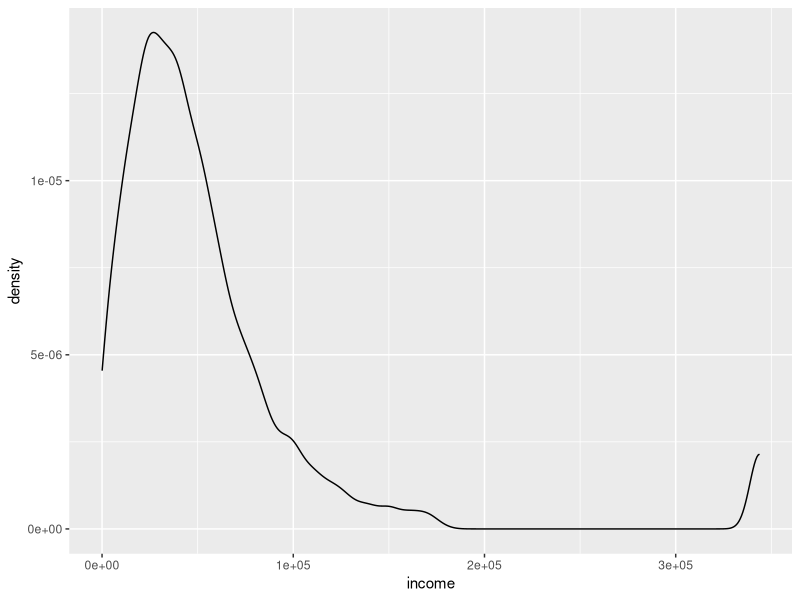
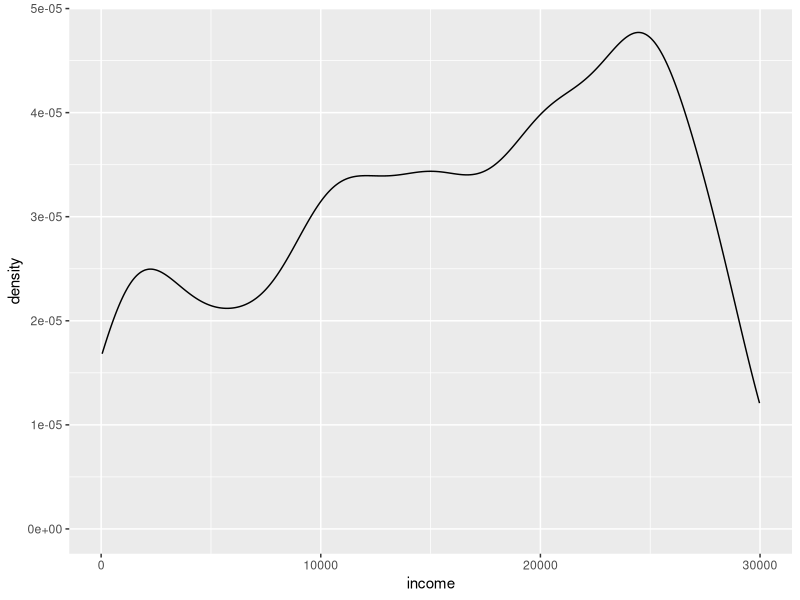
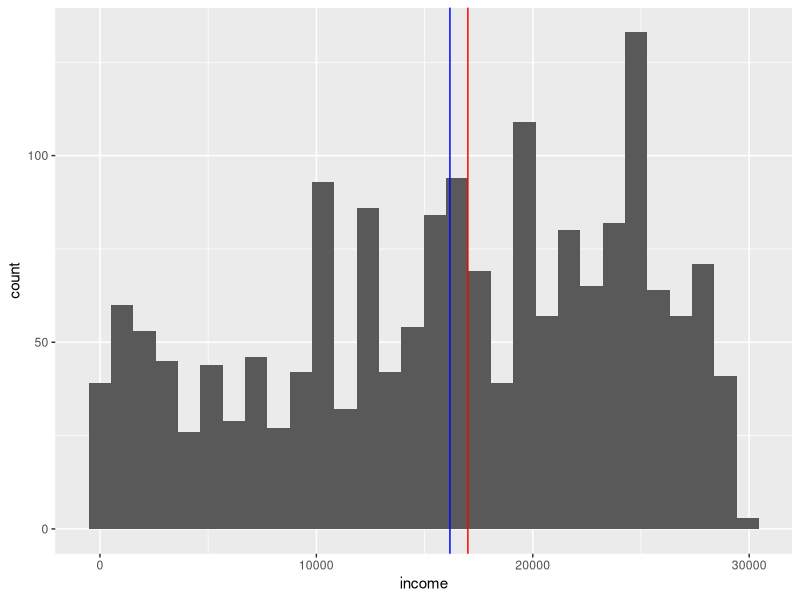
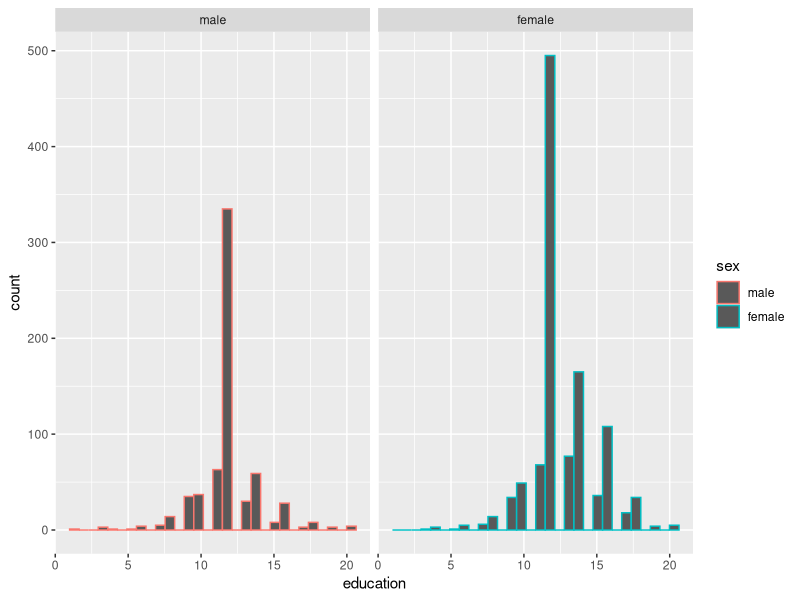
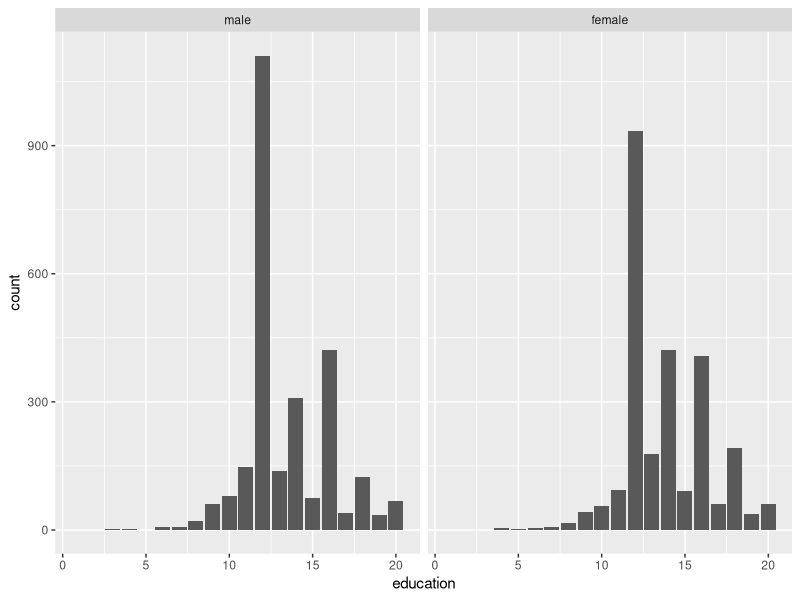

Here is the R script that generated these plots, in order: (Note: this script raises an error after producing the figures.)
installed.packages("tidyverse")
library(tidyverse)
library(modelr)
library(ggplot2)
heights
wages<-heights%>%
  filter(income>0)
wages
summary(wages)
wages%>%
  ggplot(aes(income))+
  geom_density()
not_super_rich<-wages%>%
  filter(income<30000)
not_super_rich%>%
  ggplot(aes(income))+
  geom_density()
wages%>%
  filter(income>30000)%>%
  group_by(sex)%>%
  count()
not_super_rich%>%
  summarise(mean(income), median(income))
mean1<-mean(not_super_rich$income)
median1<-median(not_super_rich$income)

not_super_rich%>%
  ggplot(aes(income))+
  geom_histogram()+
  geom_vline(xintercept = c(mean1,median1), col=c("blue","red"))
quantile(not_super_rich$income, seq(0,1,by=0.1))
not_super_rich%>%
  ggplot(aes(education, color=sex))+
  geom_histogram()+
  facet_wrap(~sex)
wages%>%
  ggplot(aes(education))+
  geom_bar(position = "dodge")+
  facet_wrap(~sex)
lm(formula = not_super_rich$income~factor(not_super_rich$sex))
select(not_super_rich, sex)
lm(not_super_rich$income~factor(not_super_rich$sex))

men_income<-wages%>%
  filter(!is.na(income))%>%
  filter(!is.na(education))%>%
  group_by(income,education,sex)%>%
  select(contains("men"))
  
lm(formula = men_income$income~men_income$sex)         
#lm(men$income~men$education)
#women<-not_super_rich%>%
 # select(contains("female"), income, education)
#lm(women$income~women$education)
women_income<-wages%>%
  filter(!is.na(income))%>%
  filter(!is.na(education))%>%
  group_by(income,education, sex="female")%>%
  select(contains("women"))
lm(formula=women_income$income~women_income$sex)
not_super_rich
not_super_rich%>%
  ggplot(aes(x=sex, y=income, color=sex))+
  geom_line()
mpg  
mpg$manufacturer  
as.factor((mpg$manufacturer))
dim(mpg)  
trucks%>%
  lm(formula=log(price)~factor(make))
trucks%>%
  ggplot(aes(x=make, y=price))+
  geom_boxplot()
plot(log(price)~miles,data=trucks, col=factor(trucks$make))%>%
  legend("topright",fill=1:3, legend = levels(factor(trucks$make)))
plot(log(price) ~ miles, data = trucks, log = "y", col=factor(trucks$make), pch=16)
legend("topright", fill=1:3, legend=levels(factor(trucks$make)))
fit1<-lm(log(price)~miles, data = trucks)
summary(fit1)
iris$Sepal.Length
iris[["Sepal.Length"]]
iris["Sepal.Length"]
for (j in 1:ncol(iris)){
  if(is.numeric(iris[,j])){
    print(mean(iris[,j]))
  }
}
nyc <- list(pop = 8405837,
            boroughs = c("Manhattan", "Bronx", "Brooklyn", "Queens", "Staten Island"),
            capital = FALSE)
lapply(nyc,class)
sapply(nyc,class)
my_vector<-unlist(lapply(nyc, class))
my_vector
trucks

tr<-trucks%>%
  select(year,miles)
trucks%>%
  count(make)

